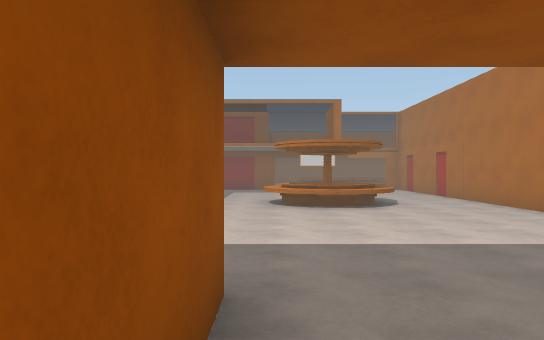
View 1 (above)

13 first-person views from a walk through a Unity game level. The camera is 1.5 m above the floor, looks level and sees 70° across. The floor is counted in squares, 2 m on a side. Each view is taken from the middle of a square. On the plan, view 1 faces up. The plan holds only what a view shows up to about 12 squares ahead; the rest is blank. The place goes on beyond the plan.

View 2
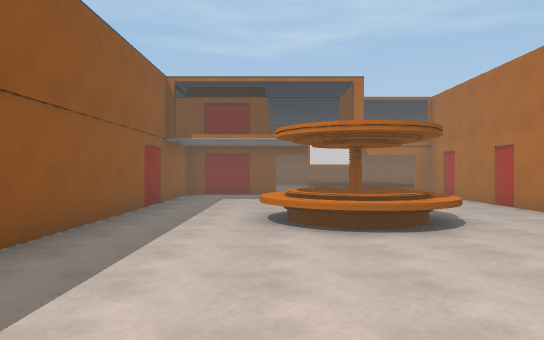

View 3
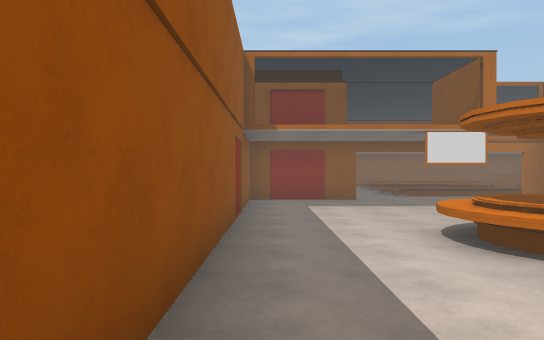

View 4
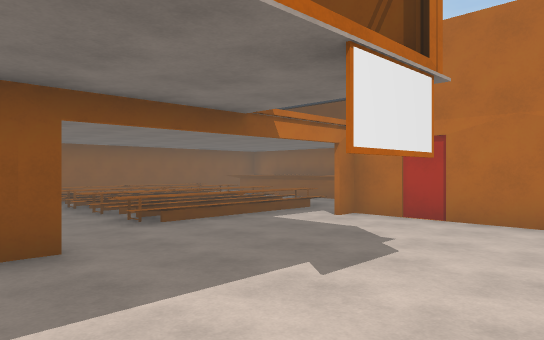

View 5
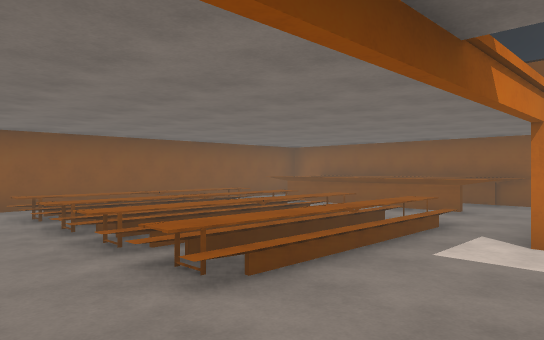

View 6
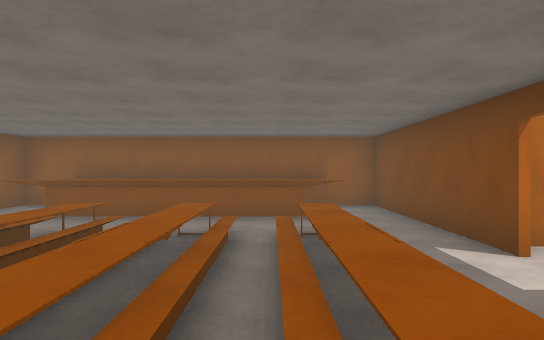

View 7
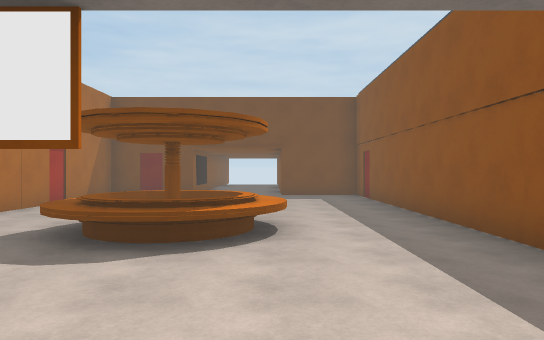

View 8
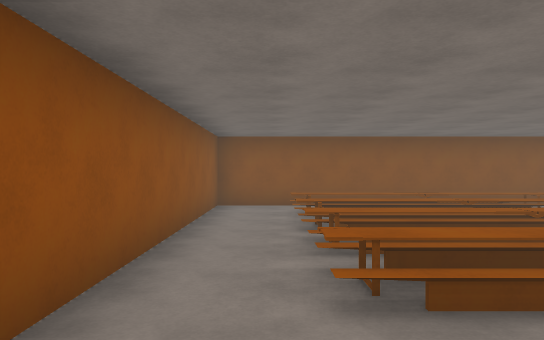

View 9
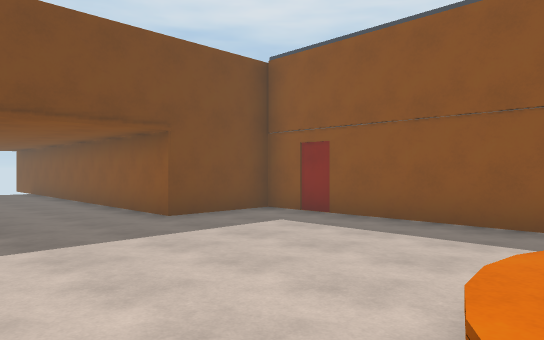

View 10
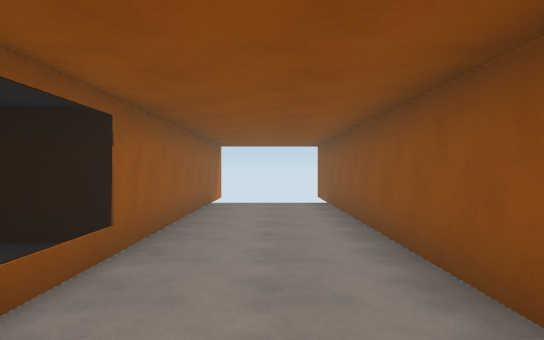

View 11
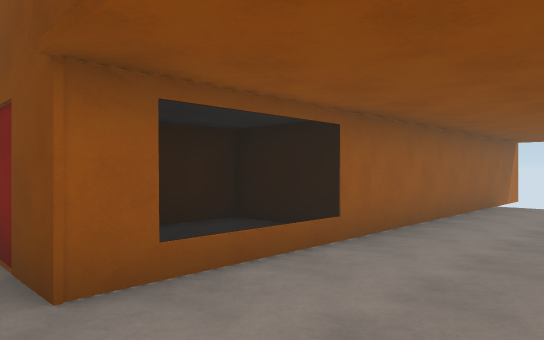

View 12
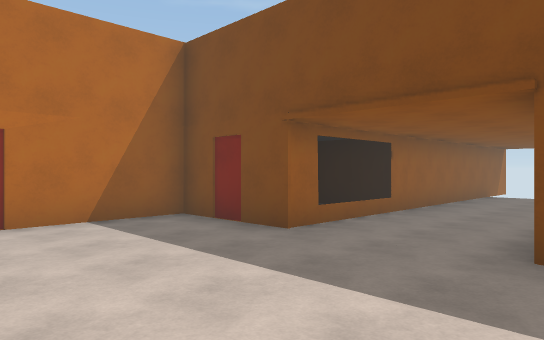

View 13
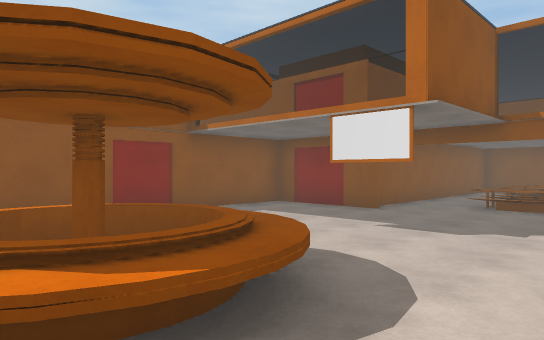

### Floor plan
Key: @ floor where view 1 was taken; # wall or solid block; . floor; / step, stairs or slope; = window, fence, low wall or low ledge; ^ raised ledge; O other object.
Columns run from 3 left of view 1 to 10 right of it. Each row starts with its distance up from view 1.
 23   ############
 22   #...    ...#
 21   #..//// ^ ^
 20   #..////.^ #
 19   #..=//=.^ #
 18   #..^^^^.^ #
 17   #..////.^.#
 16   #..////.^.^
 15 ####.........#
 14 #.......######
 13 #.......#
 12 #...#...#
 11 #.......#
 10 #...OO..#
  9 #..OOO..#
  8 #...OO..#
  7 #.......#
  6 #.......#
  5 #.......#
  4 #.......#
  3 #.......#
  2 ###...###
  1   #...=.#
  0   #@..=.#
 -1   #...###
 -2   #...#
 -3   #...#
 -4   #...#
 -5   #...#
 -6   ## ##

Positions as (right, up) in squares from view 1, and headings:
1: (0, 0), facing up
2: (0, 3), facing up
3: (-2, 5), facing up
4: (-1, 11), facing up-right
5: (0, 14), facing up-right
6: (1, 17), facing right
7: (0, 14), facing down
8: (1, 14), facing up
9: (3, 8), facing down-left
10: (1, 3), facing down
11: (0, 3), facing down-right
12: (-1, 6), facing down-right
13: (4, 8), facing up-left
